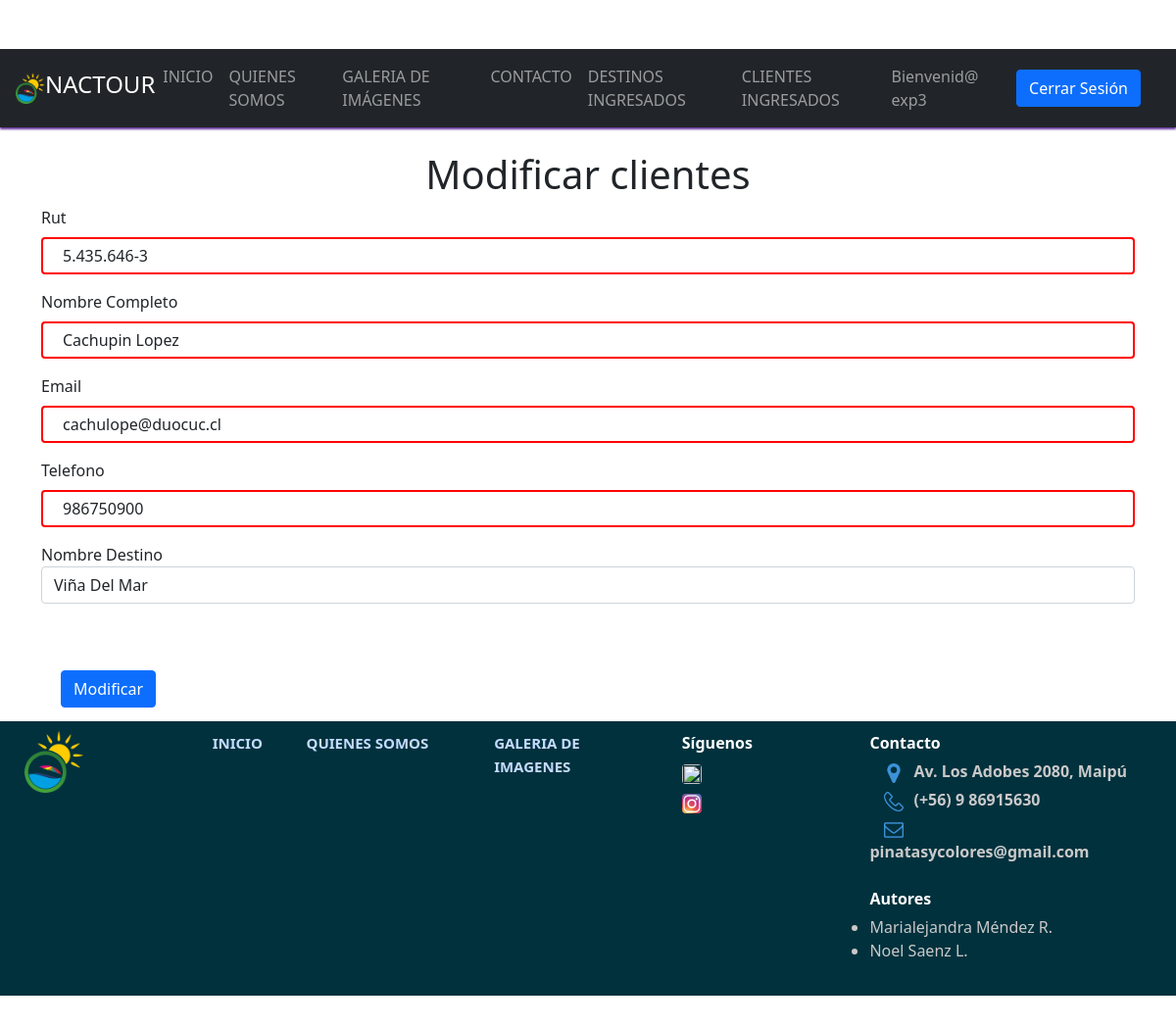
Page /modificar/5.435.646-3 (signed in) on the committed database.
### core/models.py (models this page shows, shortened)
class Cliente(models.Model):
    nro_identif=models.CharField(max_length=15, primary_key=True, verbose_name='Rut')
    nombreCompleto=models.CharField(max_length=40, verbose_name='Nombre Completo')
    email=models.CharField(max_length=40, verbose_name='Email')
    telefono=models.IntegerField(max_length=9, verbose_name='Telefono')
    destino=models.ForeignKey(Destino, on_delete=models.CASCADE)

### core/views.py (the view)
# urls.py: path('modificar/<id>', modificar, name="modificar"),
def modificar(request, id):
    cliente = Cliente.objects.get(nro_identif=id)
    datos ={
        'form': ClienteForm(instance=cliente)
    }
    if request.method=='POST':
        formulario = ClienteForm(data=request.POST, instance=cliente)
        if formulario.is_valid:
            formulario.save()
            return redirect('mostrar')
    return render(request, 'modificar.html', datos)

### core/models.py (called while the page is built)
    def __str__(self):
        return self.nombre_des

### core/templates/modificar.html (shortened to what this page needs)
<!DOCTYPE html>
<html lang="en">
<head>
    {% load static %}
    <link rel="stylesheet" type="text/css" href="{% static 'css/bootstrap.min.css' %}">
    <link rel="stylesheet" type="text/css" href="{% static 'css/estilos.css' %}">
    <link href="https://cdn.jsdelivr.net/npm/bootstrap@5.0.2/dist/css/bootstrap.min.css" rel="stylesheet">
</head>
<body>
    <nav class="navbar navbar-expand-sm navbar-dark bg-dark mb-4">
        <img src="{% static 'img/logo.png' %}" alt="logo" width="30px">
            <h4>NacTour</h4>
        <div class="collapse navbar-collapse" id="Opciones">
            <ul class="navbar-nav">
                <li class="nav-item">
                    <a class="nav-link" href="{% url 'inicio' %}">INICIO</a>
                </li>
                <li class="nav-item">
                    <a class="nav-link" href="{% url 'quienes_somos' %}">QUIENES SOMOS</a>
                </li>
                <li class="nav-item">
                    <a class="nav-link" href="{% url 'Galeria_imagenes'%}">GALERIA DE IMÁGENES</a>
                </li>
                <li class="nav-item">
                    <a class="nav-link" href="{% url 'nuevo_formulario_' %}">CONTACTO</a>
                </li>
                <li class="nav-item">
                    <a class="nav-link" href="{% url 'mostrarDestino' %}">DESTINOS INGRESADOS</a>
                </li>
                {% if user.is_authenticated %}
                <li class="nav-item">
                    <a class="nav-link" href="{% url 'mostrar' %}">CLIENTES INGRESADOS</a>
                </li>
                <li class="nav-item">
                    <a class="nav-link" href="#">Bienvenid@ {{user.username}}</a>
                </li>
                {% endif %}
            </ul>
            <div>
                {% if user.is_authenticated %}
                    <a href="{% url 'logout' %}" id="salir">
                       <input type="submit" value="Cerrar Sesión" class="btn btn-primary" style="float: right;">
                    </a>
                {% else %}
                <a href="{% url 'login' %}" id="ingresar">
                    <input type="submit" value="Iniciar Sesión" class="btn btn-primary" style="float: right;">
                </a>
                {% endif %}
            </div>
        </div>
    </nav>
    <div class="container">
        <div class="row">
            <h1>Modificar clientes </h1>
        </div>
        <form method="POST" action="#" id="formulario">
            <div class="form-group">
                {{ form.nro_identif.label}}
                {{ form.nro_identif}}
            </div>
            <div class="form-group">
                {{ form.nombreCompleto.label}}
                {{ form.nombreCompleto}}
            </div>
            <div class="form-group">
                {{ form.email.label}}
                {{ form.email}}
            </div>
            <div class="form-group">
                {{ form.telefono.label}}
                {{ form.telefono}}
            </div>
            <div class="form-group">
                {{ form.destino.label}}
                {{ form.destino}}
            </div>
            <br><br>
            <input type="submit" class="btn btn-primary" value="Modificar">
        </form>
    </div>
</body>
<footer>
    <div class="row col-12">
        <div class="col-lg-2">
            <img src="{% static 'img/logo.png' %}" alt="logoBookStop" width="60px">
        </div>
        <div class="col-lg-1">
            <a href="{% url 'inicio' %}" id="linkFooter" style="color: rgb(196, 219, 255); font-size: 15px;"><strong>INICIO</strong></a>
        </div>
        <div class="col-lg-2">
            <a href="{% url 'quienes_somos' %}" id="linkFooter" style="color: rgb(196, 219, 255); font-size: 15px;"><strong>QUIENES SOMOS</strong></a>
        </div>
        <div class="col-lg-2">
            <a href="{% url 'Galeria_imagenes'%}" id="linkFooter" style="color: rgb(196, 219, 255); font-size: 15px;"><strong>GALERIA DE IMAGENES</strong></a>
        </div>
        <div class="col-lg-2">
            <strong>Síguenos</strong>
            <br>
            <div class="row">
                <a href="https://www.facebook.com/profile.php?id=100083394426070&mibextid=ZbWKwL" target="_blank">
                    <img src="{% static 'img/logo_facebook.jpg' %}" alt=""  class="rounded" width="20px" height="20px" style=" margin-top: 10px;">
                </a>
            </div>
            <div class="row">
                <a href="https://instagram.com/pinatas_y_colores?utm_medium=copy_link" target="_blank">
                    <img src="{% static 'img/logo_instagram.jpg' %}" alt="" class="rounded" width="20px" height="20px" style=" margin-top: 10px;" >
                </a>
            </div>
        </div>
        <div class="col-lg-3 ">
            <strong>Contacto</strong>
            <br>
            <div class="row">
                <div class="col contactofooter">
                    <img src="{% static 'img/logo_localizacion.png' %}" alt="" width="20px" height="20px"
                    style="margin-right: 10px; margin-left: 15px; text-align: center;"><strong>Av. Los Adobes 2080, Maipú</strong>
                </div>
            </div>
            <div class="row">
                <div class="col contactofooter">
                    <img src="{% static 'img/logo_telefono.png' %}" alt="" width="20px" height="20px"
                    style="margin-right: 10px; margin-left: 15px; text-align: center;"><strong>(+56) 9 86915630</strong>
                </div>
            </div>
            <div class="row">
                <div class="col contactofooter">
                    <img src="{% static 'img/logo_email.png' %}" alt="" width="20px" height="20px"
                    style="margin-right: 10px; margin-left: 15px; text-align: center;"><strong>pinatasycolores@gmail.com</strong>
                </div>
            </div>
            <br>
            <div class="row">
                <div class="col">
                    <strong>Autores</strong>
                    <div class="row contactofooter">
                        <ul>
                            <li>Marialejandra Méndez R.</li>
                            <li>Noel Saenz L.</li>
                        </ul>
                    </div>
                </div>
            </div>
            <br>
            <p>&copy; Copyrigth Derechos reservados</p>
        </div>
    </div>
</footer>
</body>
</html>

### core/static/css/estilos.css (style rules this page uses)
h4 { color: white; text-align: center; width: auto; height: auto; text-transform: uppercase; }
h1 { text-align: center; }
p { text-align: justify; }
body { background-color: #9ec2e6; padding-top: 100px; }
.navbar { box-shadow:0px 2px 2px rgb(99, 49, 156); position: fixed; z-index: 1; display: flex; transition: 0.3s; width: 100%; top: 0; }
.btn { background-color: crimson; border: none; color: azure; padding: 10px; text-align: center; display: inline-block; font-size: 13px; margin: 4px 20px; }
input[type=text] { width: 100%; padding: 12px 20px; margin: 8px 0; box-sizing: border-box; border: 2px solid rgb(255, 1, 1); border-radius: 4px; }
body { background-color: #000000; padding-top: 50px; }
footer { padding: 10px; color: white; background-color: rgb(0, 49, 61); height: 280px; margin-top: 10px; }
footer div p { font-size: 12px; color: white; padding-top: 5px; line-height: 5px; }
#linkFooter { color: white; text-decoration: none; }
.contactofooter { color: rgb(201, 201, 201); padding-top: 5px; text-align: left; }
* { margin: 0; padding: 0; }
body { background: #d2d9e4; font-family: sans-serif; }

### rows in the picture
Cliente: nro_identif "5.435.646-3", nombreCompleto "Cachupin Lopez", email "cachulope@duocuc.cl", telefono "986750900", destino "Viña Del Mar"

### other values in the picture
{{ user.username }} "exp3"
